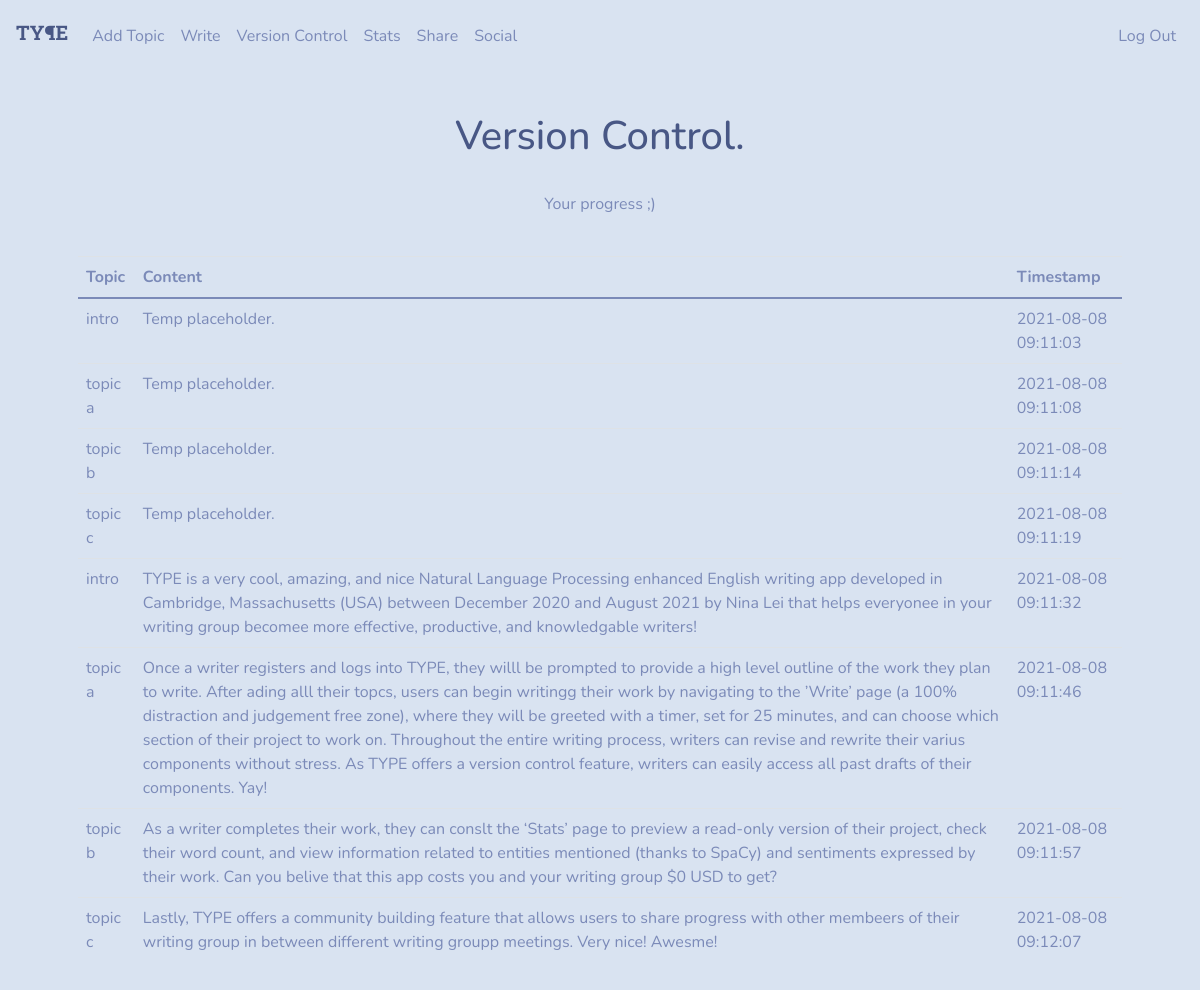
Page /version (signed in) on the committed database.
### tables this page shows
CREATE TABLE 'history' ('paragraph' integer, 'topic' text, 'content' text, 'timestamp' timestamp DEFAULT CURRENT_TIMESTAMP);

### application.py (the view)
@app.route("/version")
@login_required
def version():
    paragraphs = db.execute("SELECT * FROM history WHERE paragraph in (SELECT id FROM paragraphs WHERE user=?)", session["user_id"])
    return render_template("version.html", paragraphs=paragraphs)

### application.py (called while the page is built)
@app.after_request
def after_request(response):
    response.headers["Cache-Control"] = "no-cache, no-store, must-revalidate"
    response.headers["Expires"] = 0
    response.headers["Pragma"] = "no-cache"
    return response

### helpers.py (called while the page is built)
def login_required(f):
    @wraps(f)
    def decorated_function(*args, **kwargs):
        if session.get("user_id") is None:
            return redirect("/login")
        return f(*args, **kwargs)
    return decorated_function

### templates/version.html (shortened to what this page needs)
{% extends "layout.html" %}
{% block main %}
    <h1>Version Control.</h1>
    <br>
    <p class='text-center'>Your progress ;)</p>
    <br>
    <table class="table table-hover">
        <thead>
            <tr>
                <th>Topic</th>
                <th>Content</th>
                <th>Timestamp</th>
            </tr>
        </thead>
        <tbody>
            {% for paragraph in paragraphs %}
                <tr>
                    <td>{{ paragraph.topic }}</td>
                    <td>{{ paragraph.content }}</td>
                    <td>{{ paragraph.timestamp }}</td>
                </tr>
            {% endfor %}
        </tbody>
    </table>
{% endblock %}

### rows in the picture
history: topic "intro", content "Temp placeholder.", timestamp "2021-08-08 09:11:03"
history: topic "topic a", content "Temp placeholder.", timestamp "2021-08-08 09:11:08"
history: topic "topic b", content "Temp placeholder.", timestamp "2021-08-08 09:11:14"
history: topic "topic c", content "Temp placeholder.", timestamp "2021-08-08 09:11:19"
history: topic "intro", content "TYPE is a very cool, amazing, and nice Natural Language Processing enhanced English writing app developed in Cambridge, Massachusetts (USA) between December 2020 and August 2021 by Nina Lei that helps everyonee in your writing group becomee more effective, productive, and knowledgable writers!", timestamp "2021-08-08 09:11:32"
history: topic "topic a", content "Once a writer registers and logs into TYPE, they willl be prompted to provide a high level outline of the work they plan to write. After ading alll their topcs, users can begin writingg their work by navigating to the ’Write’ page (a 100% distraction and judgement free zone), where they will be greeted with a timer, set for 25 minutes, and can choose which section of their project to work on. Throughout the entire writing process, writers can revise and rewrite their varius components without stress. As TYPE offers a version control feature, writers can easily access all past drafts of their components. Yay!", timestamp "2021-08-08 09:11:46"
history: topic "topic b", content "As a writer completes their work, they can conslt the ‘Stats’ page to preview a read-only version of their project, check their word count, and view information related to entities mentioned (thanks to SpaCy) and sentiments expressed by their work. Can you belive that this app costs you and your writing group $0 USD to get?", timestamp "2021-08-08 09:11:57"
history: topic "topic c", content "Lastly, TYPE offers a community building feature that allows users to share progress with other membeers of their writing group in between different writing groupp meetings. Very nice! Awesme!", timestamp "2021-08-08 09:12:07"
